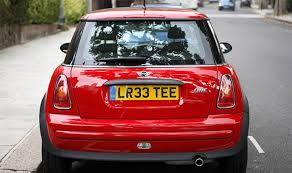
#> input picture carplate.jpeg, 292 x 173 px, given in place of the camera
$ python morfological.py
#> lines starting #> are read from the running program, lines starting #| are printed output that depends on the picture; after the words box and inside, x2 and y2 are one past the last pixel; in counts of white or black regions, pixels touching at a corner belong together
import cv2
import numpy as np

cap = cv2.VideoCapture(0)

while True:
    _, frame = cap.read()
#> frame is the input picture: shape (173, 292, 3); mean B, G, R 100, 102, 141.8
    hsv = cv2.cvtColor(frame, cv2.COLOR_BGR2HSV)
#> hsv: shape (173, 292, 3); mean H, S, V 73.9, 86.6, 145.1
    lower_blue = np.array([30,90,90])
    upper_blue = np.array( [255,150,150])

    mask = cv2.inRange(hsv, lower_blue, upper_blue)
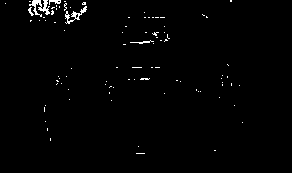
#> mask: shape (173, 292); 1.2% white in thin lines or dots, all inside (x1, y1, x2, y2) = (5, 0, 243, 154)
    res = cv2.bitwise_and(frame,frame,mask=mask)

    kernel = np.ones((5,5), np.uint8)
    erosion = cv2.erode(mask, kernel, iterations = 1)
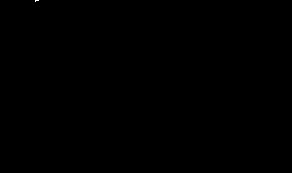
#> erosion: shape (173, 292); 0.01% white in thin lines or dots, all inside (x1, y1, x2, y2) = (35, 0, 39, 2)
    dilate = cv2.dilate(mask, kernel, iterations = 1)
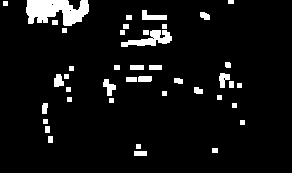
#> dilate: shape (173, 292); 6.6% white; 42 white regions, largest, box (x1, y1, x2, y2) and area: (26, 0, 89, 26) 1149, (121, 30, 172, 47) 419, (142, 10, 167, 20) 150
    opening = cv2.morphologyEx(mask, cv2.MORPH_OPEN, kernel)
#> opening: shape (173, 292); 0.06% white; 1 white region, box (x1, y1, x2, y2) and area: (33, 0, 41, 4) 29
    closing = cv2.morphologyEx(mask, cv2.MORPH_CLOSE, kernel)
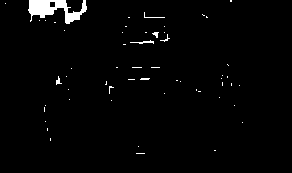
#> closing: shape (173, 292); 1.9% white; 56 white regions (51 under 20 px), largest, box (x1, y1, x2, y2) and area: (28, 0, 87, 24) 701, (130, 40, 154, 44) 41, (144, 12, 165, 18) 26, (56, 76, 62, 85) 25, (152, 32, 159, 38) 23


    cv2.imshow('frame',frame)
    cv2.imshow('erosion',erosion) # melhor
    cv2.imshow('res',res)
    cv2.imshow('closing', closing)
    cv2.imshow('opening', opening)


    k = cv2.waitKey(5) & 0xFF
#> (key Esc is pressed here)
    if k == 27:
        break
#> (the run stopped early here; a loop or call above may not have finished)
